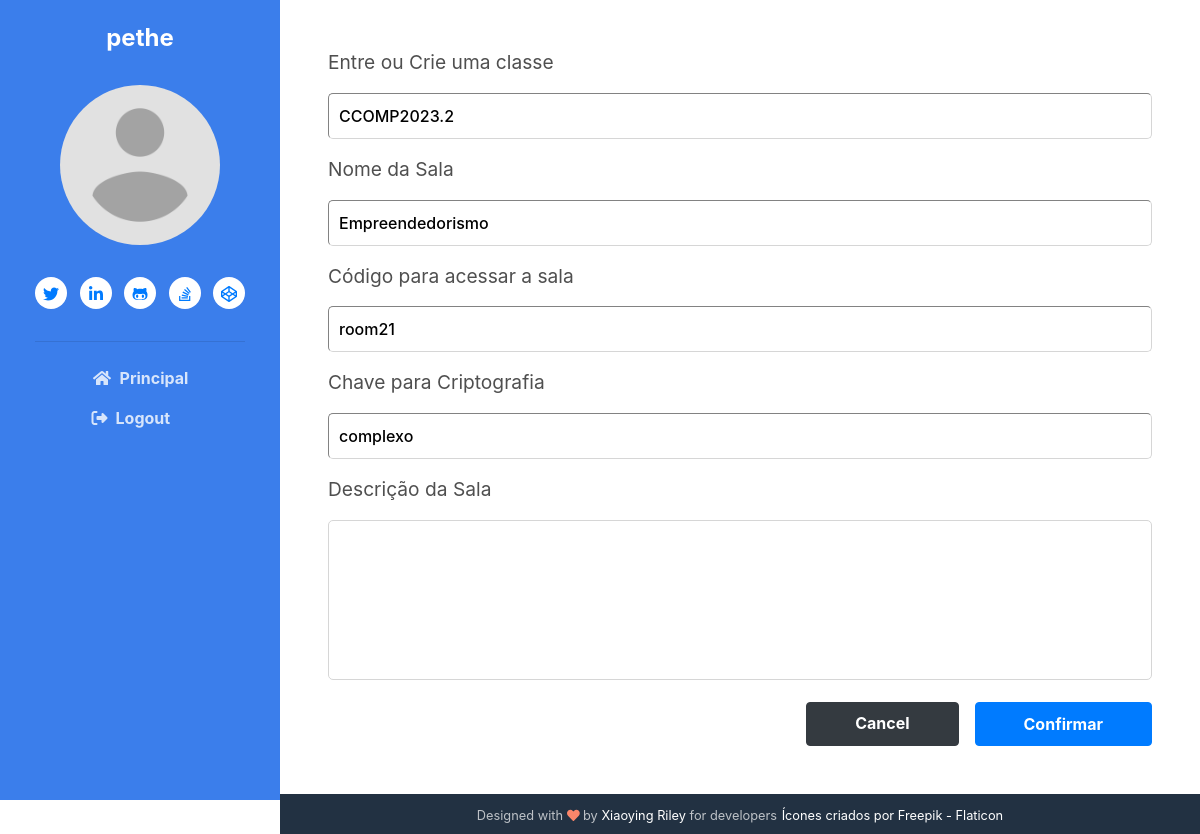
The page /update-room/16 (signed in) on the database its author committed.
### base/models.py (models this page shows, shortened)
class Room(models.Model):
    host = models.ForeignKey(User, on_delete=models.SET_NULL, null=True)
    classe = models.ForeignKey(Classe, on_delete=models.SET_NULL, null=True)
    name = models.CharField(max_length=200)
    desc = models.TextField(null=True, blank=True)
    room_join = models.CharField(default='room', max_length=20)
    participants = models.ManyToManyField(
        User, related_name='participants', blank=True)
    updated = models.DateTimeField(auto_now=True)
    created = models.DateTimeField(auto_now_add=True)
    created_in = models.TextField(default='capsulat', blank=True)
    crypt_key = models.CharField(max_length=23)
    class Meta:
        ordering = ['-updated', '-created']

class Classe(models.Model):
    name = models.CharField(max_length=200)

### base/views.py (the view, shortened to what this page needs)
# urls.py: path('update-room/<str:pk>', views.updateRoom, name='update-room'),
@login_required(login_url='login')
def updateRoom(request, pk):
    room = Room.objects.get(id=pk)
    form = RoomForm(instance=room)
    classes = Classe.objects.all()
    context = {'form': form, 'room': room, 'classes': classes}
    return render(request, 'base/room_form.html', context)

### base/forms.py
class RoomForm(ModelForm):
    class Meta:
        model = Room
        fields = '__all__'
        exclude = ['host', 'participants']

### base/templates/base/room_form.html (shortened to what this page needs)
{% extends 'main.html' %}
{% block content %}
    <div class="main-container d-flex align-items-center">
        <form class="w-100" action="" method="post">
            <div class="form__group mb-3">
              <label for="room_classe">Entre ou Crie uma classe</label>
              <input required type="text" value="{{room.classe.name}}" name="classe" list="classe-list" />
            </div>
            <div class="form__group mb-3 w-100">
              <label  for="room_name">Nome da Sala</label>
              <div class="form-control2">
                {{form.name}}
              </div>
            </div>
            <div class="form__group mb-3 w-100">
              <label  for="room_name">Código para acessar a sala</label>
              <div class="form-control2">
                {{form.room_join}}
              </div>
            </div>
            <div class="form__group mb-3 w-100">
              <label  for="room_name">Chave para Criptografia</label>
              <div class="form-control2">
                {{form.crypt_key}}
              </div>
            </div>
            <div class="form__group mb-3">
              <label for="room_description">Descrição da Sala</label>
              {{form.desc}}
            </div>
            <div class="form__action">
              <a class="btn btn-dark px-5 py-2" href="{% url 'home' %}">Cancel</a>
              <input type="submit" class="btn btn-primary px-5 py-2" value="Confirmar">
            </div>
        </form>
    </div>
{% endblock content %}

### templates/navbar.html (shortened to what this page needs)
{% load static %}
<header class="header text-center">
    {% if user.is_authenticated %}
        <h1 class="blog-name pt-lg-4 mb-0"><a href="">{{user}} </a></h1>
        <nav class="navbar navbar-expand-lg navbar-dark" >
                <div id="navigation" class="collapse navbar-collapse flex-column" >
                    <div class="profile-section pt-3 pt-lg-0">
                        <img class="profile-image mb-3 rounded-circle mx-auto" src="{% static 'images/profile.png' %}" alt="image" >
                        <ul class="social-list list-inline py-3 mx-auto">
                            <li class="list-inline-item"><a href="#"><i class="fab fa-twitter fa-fw"></i></a></li>
                            <li class="list-inline-item"><a href="#"><i class="fab fa-linkedin-in fa-fw"></i></a></li>
                            <li class="list-inline-item"><a href="#"><i class="fab fa-github-alt fa-fw"></i></a></li>
                            <li class="list-inline-item"><a href="#"><i class="fab fa-stack-overflow fa-fw"></i></a></li>
                            <li class="list-inline-item"><a href="#"><i class="fab fa-codepen fa-fw"></i></a></li>
                        </ul>
                        <hr>
                    </div>
                    <ul id="navi" class="navbar-nav flex-column text-left" onclick="navIconActive()">
                        <li class="nav-item">
                            <a class="nav-link" href="{% url 'home' %}"><i class="fas fa-home fa-fw mr-2"></i>Principal <span class="sr-only">(current)</span></a>
                        </li>
                        {% if request.user == user %}
                            <li class="nav-item">
                            <a class="nav-link" href="{% url 'logout' %}"><i class="fa-solid fa-right-from-bracket mr-2"></i>Logout</a>
                            </li>
                        {% endif %}
                    </ul>
                </div>
        </nav>
    {% endif %}
</header>

### static/styles/main.css (style rules this page uses)
.main-container { min-height: calc(100vh - 40px) !important; padding: 48px; }
.form__group { margin-bottom: 2rem; width: 100%; }
.form__group label { display: block; font-size: 1.2rem; margin-bottom: 1rem; }
.form__group input, .form__group textarea, .form__group select { background: transparent; padding: 10px; border-width: 1px; border-radius: 5px; border-color: rgb(214, 214, 214); width: 100%; font-weight: 500; outline: none; }
.form__group textarea { background: transparent; height: 10rem; resize: none; }
.form__action { display: flex; justify-content: flex-end; gap: 1rem; }
body { -webkit-font-smoothing: antialiased; -moz-osx-font-smoothing: grayscale; color: #4f4f4f; }
h1, h2, h3, h4, h5, h6 { color: #292929; font-weight: bold; }
.btn { font-weight: bold; padding: 0.375rem 1rem; height: 2.75rem; transition: all 0.4s ease-in-out; }
.btn-primary { color: #fff; }
.header { position: fixed; left: 0; top: 0; height: 100vh; width: 280px; background: #3b7eeb; color: #fff; }
.header .blog-name { font-weight: bold; font-size: 1.5rem; color: #fff; }
.header .blog-name a { color: #fff; }
.header .navbar { padding: 2rem 1rem; }
.header .nav-item { font-weight: bold; }
.header .nav-item .nav-link { color: rgba(255, 255, 255, 0.8); }
.profile-section .profile-image { max-width: 160px; }
.social-list a { width: 32px; height: 32px; padding-top: 5px; display: inline-block; text-align: center; border-radius: 50%; transition: all 0.4s ease-in-out; background-color: #fff; }
body { overflow-x: hidden; }

### rows shown on the page
Room: classe "CCOMP2023.2", name "Empreendedorismo", room_join "room21", crypt_key "complexo"

### other values the page prints
{{ user }} "pethe"
